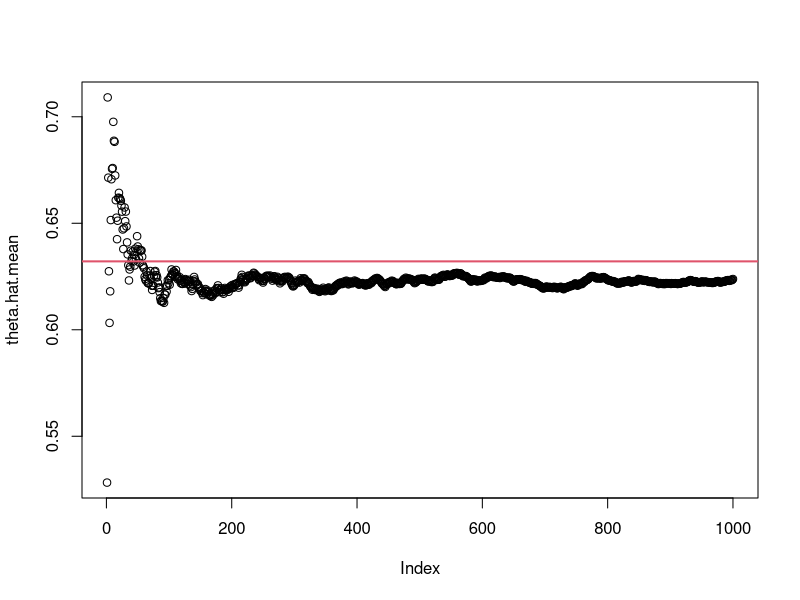
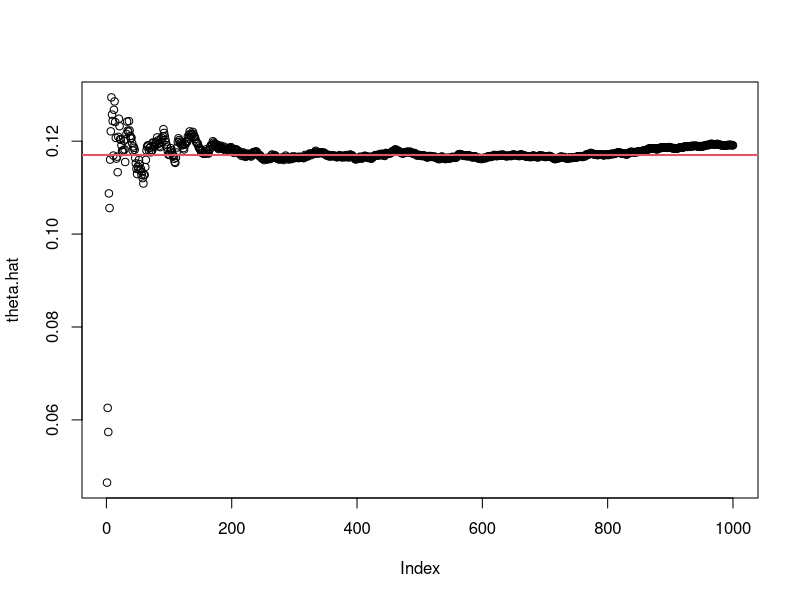

Reproduce these figures in R, in order.
# LAB-4
## 


#Esempio 1: Esponenziale####
# 1. Genero un insieme di uniformi iid come U(0,1)
taglia.campionaria <- 1000
uniformi <- runif(taglia.campionaria)
# 2. definisco theta come la soluzione analitica dell'integrale in [0,1]
theta <- 1-exp(-1)
# 3. calcolo theta cappello. 
theta.hat.sum <- taglia.campionaria^-1 * sum(exp(-uniformi))
theta.hat.mean <- mean(exp(-uniformi))
# Quì per curiosità ho calcolato sia come sommatoria che come media
c(theta, theta.hat.mean)
# 4. Confronto grafico
theta.hat.mean <- cumsum(exp(-uniformi))/(1:taglia.campionaria)
# cumsum() mi permette di vedere l'andamento man mano che procedo
# con l'esperimento, altrimenti avrei un plot con un punto solo
plot(theta.hat.mean)
abline(h=theta, col=2, lwd=2)


#Esempio 2: uniforme(2,2)####

rm(list = ls()) # svuoto environment dalle variabili
theta <- exp(-2) - exp(-4) # valore teorico
m <- 1000
u <- runif(m, min = 2, max = 4) # 2+2*runif(m)
theta.hat <- 2*mean(exp(-u))
c(theta, theta.hat)

# per confronto grafico devo tener traccia di tutte le medie
theta.hat <- 2*cumsum(exp(-u))/(1:m)
plot(theta.hat)
abline(h=theta, col = 2, lwd = 2)




#Esempio 3.1: intervallo integrazione illimitato####
rm(list = ls())
x <- seq(.1, 2.5, 0.1)
m <- 1000
theta.hat.1 <- NULL
for (i in 1:length(x)){
  u <- runif(m, min = 0, max = x[i])
  theta.hat.1[i] <- 0.5 + x[i]*mean( 1/sqrt(2*pi) * exp(-u^2/2) )
}
# theta.hat è cdf empirica
cdf.teo <- pnorm(x)

se.theta.hat.1 <- sqrt(theta.hat.1 * (1-theta.hat.1) / m)
cbind(x,cdf.teo, theta.hat.1, se.theta.hat.1)




#Esempio 3.2 (approccio hit-or-miss)####

x <- seq(.1, 2.5, 0.1)
m <- 1000
theta.hat.2 <- NULL
for (i in 1:length(x)){
  z <- rnorm(m)
  theta.hat.2[i] <- mean(z <= x[i]) 
}
cdf.teo <- pnorm(x)
se.theta.hat.2 <- sqrt(theta.hat.2 * (1-theta.hat.2) / m)
cbind(x,cdf.teo, theta.hat.1, se.theta.hat.1, theta.hat.2, se.theta.hat.2)
stime <- cbind(x,cdf.teo, theta.hat.1, se.theta.hat.1, theta.hat.2, se.theta.hat.2)

# costruisco IC a livello 1-alpha per MC semplice 1:
alpha <- 0.1
estr.inf <- theta.hat.1 - qnorm(1-alpha/2) * se.theta.hat.1
estr.sup <- theta.hat.1 + qnorm(1-alpha/2) * se.theta.hat.1
cbind(estr.inf, cdf.teo,  estr.sup)


#Esempio 3.3 (metodo variabili antitetiche)####

x <- seq(.1, 2.5, .1)
m <- 1000
theta.hat.1.ant <- Y <- Y.ant <- NULL
for (i in 1:length(x)){
  u <- runif(m/2)
  Y <- 0.5 + (x[i]/sqrt(2*pi) * exp(-(u*x[i])^2/2))
  Y.ant <- 0.5 + (x[i]/sqrt(2*pi) * exp(-((1-u)*x[i])^2/2))
  theta.hat.1.ant[i] <- mean(c(Y, Y.ant))
}
# theta.hat è cdf empirica
cdf.teo <- pnorm(x)

# prossima riga e' sbagliata. perche'?
se.theta.hat.1.ant <- sqrt(theta.hat.1.ant * (1-theta.hat.1.ant) / m) # NO
cbind(x,cdf.teo, theta.hat.1, se.theta.hat.1, theta.hat.1.ant, se.theta.hat.1.ant)


# ATT: non posso usare la formula del caso di indipendenza!
# per stimare lo standard error ripeto tante volte MC con var.antitetiche e calcolo
# la dev.standard delle stime ottenute

x <- seq(.1, 2.5, .1)
m <- 1000
N <- 100
theta.hat.1.ant <- matrix(0,nrow = N, ncol = length(x))
Y <- Y.ant <- NULL
for (j in 1:N){
  for (i in 1:length(x)){
    u <- runif(m/2)
    Y <- 0.5 + (x[i]/sqrt(2*pi) * exp(-(u*x[i])^2/2))
    Y.ant <- 0.5 + (x[i]/sqrt(2*pi) * exp(-((1-u)*x[i])^2/2))
    theta.hat.1.ant[j,i] <- mean(c(Y, Y.ant))
  }
}
se.theta.hat.1.ant <- apply(theta.hat.1.ant, 2, sd)
cbind(x,cdf.teo, theta.hat.1, se.theta.hat.1, se.theta.hat.1.ant)


#versione alternativa per il confronto dello standard error (libro del Rizzo)####


MC.phi <- function(x, R=1000, antitetica = TRUE){
  u <- runif(R/2) 
  # la rimanente metà del campione
  if (antitetica){   # se c'èuna sola istruzione la graffa può essere evitata
    v <- 1-u # CASO ANTITETICA
  } else {
    v <- runif(R/2) # CASO MC DIRETTO
  }
  u <- c(u,v)
  
  cdf <- NULL
  for (i in 1:length(x)){
    g <- 0.5 + (x[i]/sqrt(2*pi) * exp(-(u*x[i])^2/2))
    cdf[i] <- mean(g)
  }
  return(cdf)
}

x <- seq(.1, 2.5, length=10)
Phi.teo <- pnorm(x)
set.seed(123)
MC.diretto <- MC.phi(x, antitetica = FALSE)
set.seed(123)
MC.ant <- MC.phi(x, antitetica = TRUE)

round(cbind(x, Phi.teo, MC.diretto, MC.ant), 6)


#Misuro errore standard dei due metodi####
N <- 100  # num. di volte che ripeto la stima MC
x <- 2
MC.dir <- MC.ant <- NULL
for (j in 1:N){
  MC.dir[j] <- MC.phi(x, R=1000, antitetica = FALSE)
  MC.ant[j] <- MC.phi(x, R=1000)
  
}
sd(MC.dir)
sd(MC.ant)
(var(MC.dir)-var(MC.ant))/var(MC.dir)  # differenza in termini relativi dei due metodi
